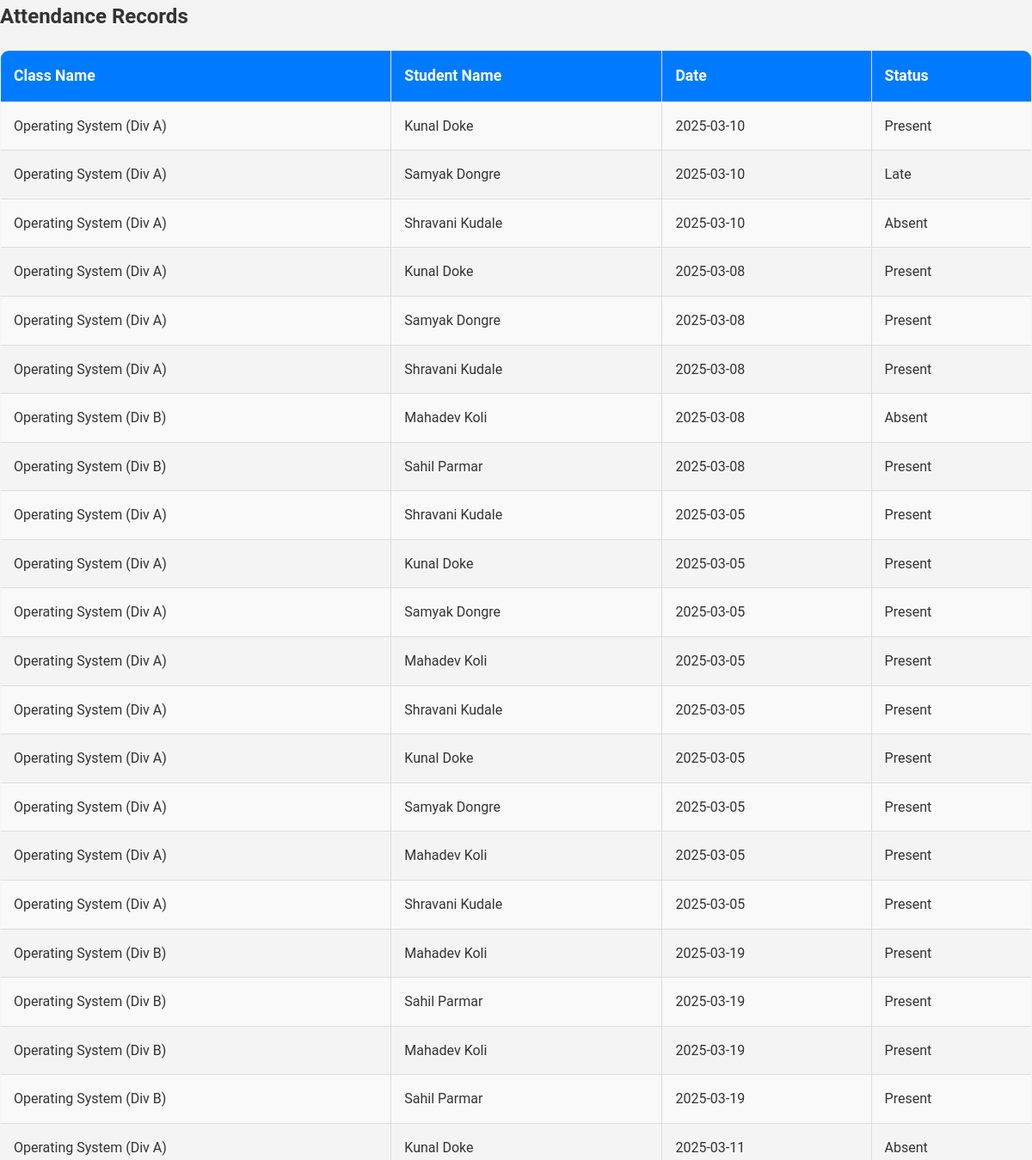
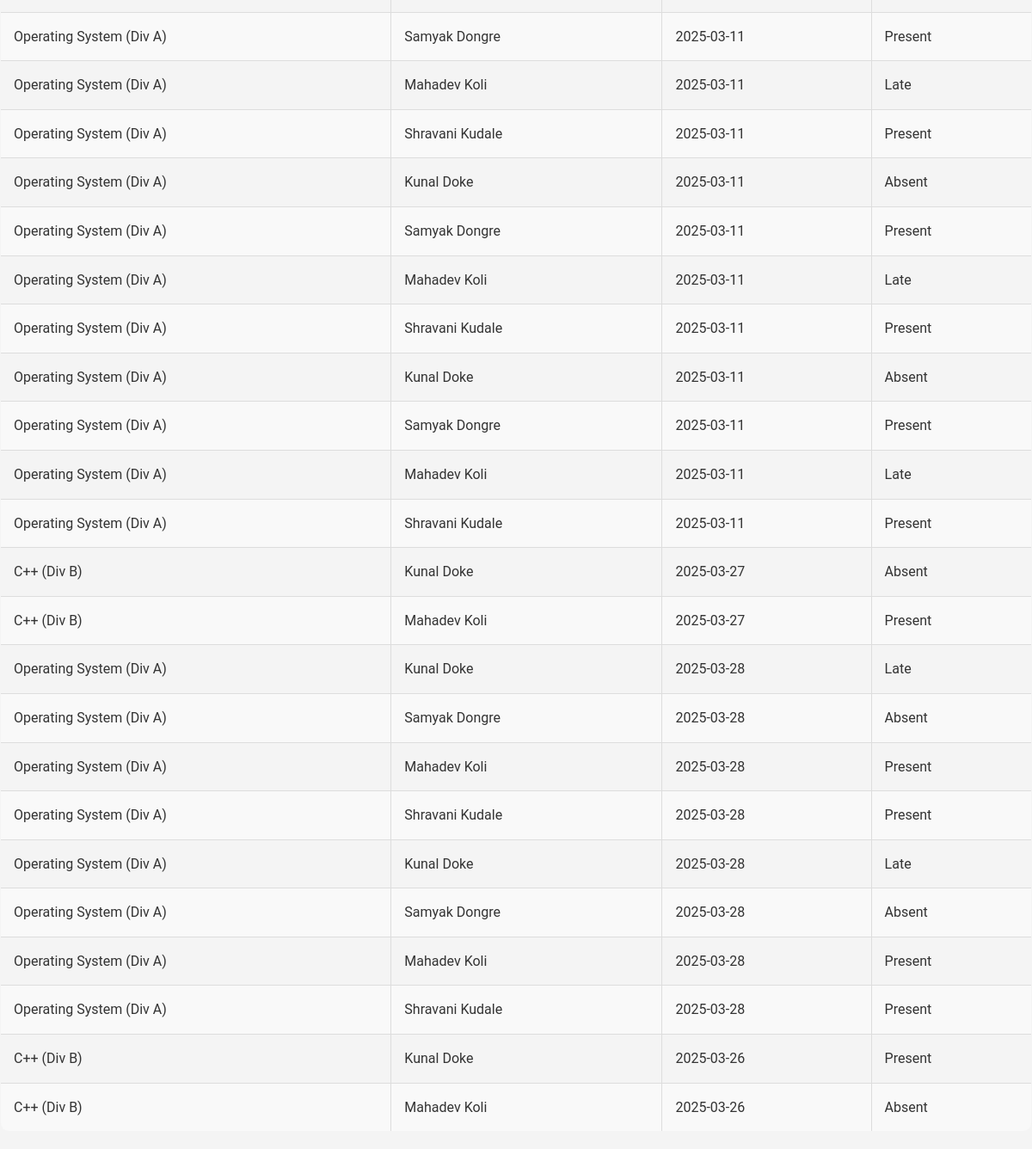
/pages/view_attendance.php (signed in), run on the app's committed database (2 pictures, top to bottom).
### tables this page shows
CREATE TABLE `attendance` (
  `id` int(11) NOT NULL,
  `student_id` int(11) NOT NULL,
  `class_id` int(11) NOT NULL,
  `date` date NOT NULL,
  `status` enum('Present','Absent','Late','Excused') NOT NULL
);

CREATE TABLE `classes` (
  `id` int(11) NOT NULL,
  `teacher_id` int(11) NOT NULL,
  `class_name` varchar(255) NOT NULL
);

CREATE TABLE `users` (
  `id` int(11) NOT NULL,
  `name` varchar(100) NOT NULL,
  `email` varchar(100) NOT NULL,
  `password` varchar(255) NOT NULL,
  `role` enum('teacher','student','admin') NOT NULL,
  `profile_pic` varchar(255) DEFAULT NULL,
  `status` enum('pending','approved') DEFAULT 'pending',
  `approval_status` enum('pending','approved','rejected') NOT NULL DEFAULT 'pending'
);

### pages/view_attendance.php (the view, shortened to what this page needs)
<?php
include '../includes/db.php';
$user_id = $_SESSION['user_id'];
$user_role = $_SESSION['role'];
if ($user_role == 'teacher') {
    $sql = "SELECT a.id, u.name AS student_name, c.class_name, a.date, a.status
            FROM attendance a
            JOIN users u ON a.student_id = u.id
            JOIN classes c ON a.class_id = c.id
            WHERE c.teacher_id = '$user_id'";
} else {
    $sql = "SELECT a.id, c.class_name, a.date, a.status
            FROM attendance a
            JOIN classes c ON a.class_id = c.id
            WHERE a.student_id = '$user_id'";
}
$attendance = $conn->query($sql);
?>
<!DOCTYPE html>
<html lang="en">
<head>
    <link rel="stylesheet" href="/assets/css/style.css">
</head>
<body>
    <h2>Attendance Records</h2>
    <table border="1">
        <tr>
            <th>Class Name</th>
            <?php if ($user_role == 'teacher') echo "<th>Student Name</th>"; ?>
            <th>Date</th>
            <th>Status</th>
        </tr>
        <?php while ($row = $attendance->fetch_assoc()): ?>
            <tr>
                <td><?= $row['class_name']; ?></td>
                <?php if ($user_role == 'teacher') echo "<td>{$row['student_name']}</td>"; ?>
                <td><?= $row['date']; ?></td>
                <td><?= $row['status']; ?></td>
            </tr>
        <?php endwhile; ?>
    </table>
</body>
</html>

### assets/css/style.css (style rules this page uses)
* { margin: 0; padding: 0; box-sizing: border-box; font-family: 'Roboto', sans-serif; }
body { background-color: #f4f4f4; color: #333; line-height: 1.6; }
table { width: 100%; border-collapse: collapse; margin: 20px 0; border-radius: 10px; overflow: hidden; }
table th, table td { padding: 15px; text-align: left; border: 1px solid #ddd; }
table th { background-color: #007bff; color: white; font-size: 1.1rem; }
table tr:nth-child(even) { background-color: #f9f9f9; }
table td { font-size: 1rem; }

### data on the page
attendance: class.class_name "Operating System (Div A)", student.name "Kunal Doke", date "2025-03-10", status "Present"
attendance: class.class_name "Operating System (Div A)", student.name "Samyak Dongre", date "2025-03-10", status "Late"
attendance: class.class_name "Operating System (Div A)", student.name "Shravani Kudale", date "2025-03-10", status "Absent"
attendance: class.class_name "Operating System (Div A)", student.name "Kunal Doke", date "2025-03-08", status "Present"
attendance: class.class_name "Operating System (Div A)", student.name "Samyak Dongre", date "2025-03-08", status "Present"
attendance: class.class_name "Operating System (Div A)", student.name "Shravani Kudale", date "2025-03-08", status "Present"
attendance: class.class_name "Operating System (Div B)", student.name "Mahadev Koli", date "2025-03-08", status "Absent"
attendance: class.class_name "Operating System (Div B)", student.name "Sahil Parmar", date "2025-03-08", status "Present"
attendance: class.class_name "Operating System (Div A)", student.name "Shravani Kudale", date "2025-03-05", status "Present"
attendance: class.class_name "Operating System (Div A)", student.name "Kunal Doke", date "2025-03-05", status "Present"
attendance: class.class_name "Operating System (Div A)", student.name "Samyak Dongre", date "2025-03-05", status "Present"
attendance: class.class_name "Operating System (Div A)", student.name "Mahadev Koli", date "2025-03-05", status "Present"
attendance: class.class_name "Operating System (Div A)", student.name "Shravani Kudale", date "2025-03-05", status "Present"
attendance: class.class_name "Operating System (Div A)", student.name "Kunal Doke", date "2025-03-05", status "Present"
attendance: class.class_name "Operating System (Div A)", student.name "Samyak Dongre", date "2025-03-05", status "Present"
attendance: class.class_name "Operating System (Div A)", student.name "Mahadev Koli", date "2025-03-05", status "Present"
attendance: class.class_name "Operating System (Div A)", student.name "Shravani Kudale", date "2025-03-05", status "Present"
attendance: class.class_name "Operating System (Div B)", student.name "Mahadev Koli", date "2025-03-19", status "Present"
attendance: class.class_name "Operating System (Div B)", student.name "Sahil Parmar", date "2025-03-19", status "Present"
attendance: class.class_name "Operating System (Div B)", student.name "Mahadev Koli", date "2025-03-19", status "Present"
attendance: class.class_name "Operating System (Div B)", student.name "Sahil Parmar", date "2025-03-19", status "Present"
attendance: class.class_name "Operating System (Div A)", student.name "Kunal Doke", date "2025-03-11", status "Absent"
attendance: class.class_name "Operating System (Div A)", student.name "Samyak Dongre", date "2025-03-11", status "Present"
attendance: class.class_name "Operating System (Div A)", student.name "Mahadev Koli", date "2025-03-11", status "Late"
attendance: class.class_name "Operating System (Div A)", student.name "Shravani Kudale", date "2025-03-11", status "Present"
attendance: class.class_name "Operating System (Div A)", student.name "Kunal Doke", date "2025-03-11", status "Absent"
attendance: class.class_name "Operating System (Div A)", student.name "Samyak Dongre", date "2025-03-11", status "Present"
attendance: class.class_name "Operating System (Div A)", student.name "Mahadev Koli", date "2025-03-11", status "Late"
attendance: class.class_name "Operating System (Div A)", student.name "Shravani Kudale", date "2025-03-11", status "Present"
attendance: class.class_name "Operating System (Div A)", student.name "Kunal Doke", date "2025-03-11", status "Absent"
attendance: class.class_name "Operating System (Div A)", student.name "Samyak Dongre", date "2025-03-11", status "Present"
attendance: class.class_name "Operating System (Div A)", student.name "Mahadev Koli", date "2025-03-11", status "Late"
attendance: class.class_name "Operating System (Div A)", student.name "Shravani Kudale", date "2025-03-11", status "Present"
attendance: class.class_name "C++ (Div B)", student.name "Kunal Doke", date "2025-03-27", status "Absent"
attendance: class.class_name "C++ (Div B)", student.name "Mahadev Koli", date "2025-03-27", status "Present"
attendance: class.class_name "Operating System (Div A)", student.name "Kunal Doke", date "2025-03-28", status "Late"
attendance: class.class_name "Operating System (Div A)", student.name "Samyak Dongre", date "2025-03-28", status "Absent"
attendance: class.class_name "Operating System (Div A)", student.name "Mahadev Koli", date "2025-03-28", status "Present"
attendance: class.class_name "Operating System (Div A)", student.name "Shravani Kudale", date "2025-03-28", status "Present"
attendance: class.class_name "Operating System (Div A)", student.name "Kunal Doke", date "2025-03-28", status "Late"
attendance: class.class_name "Operating System (Div A)", student.name "Samyak Dongre", date "2025-03-28", status "Absent"
attendance: class.class_name "Operating System (Div A)", student.name "Mahadev Koli", date "2025-03-28", status "Present"
attendance: class.class_name "Operating System (Div A)", student.name "Shravani Kudale", date "2025-03-28", status "Present"
attendance: class.class_name "C++ (Div B)", student.name "Kunal Doke", date "2025-03-26", status "Present"
attendance: class.class_name "C++ (Div B)", student.name "Mahadev Koli", date "2025-03-26", status "Absent"
